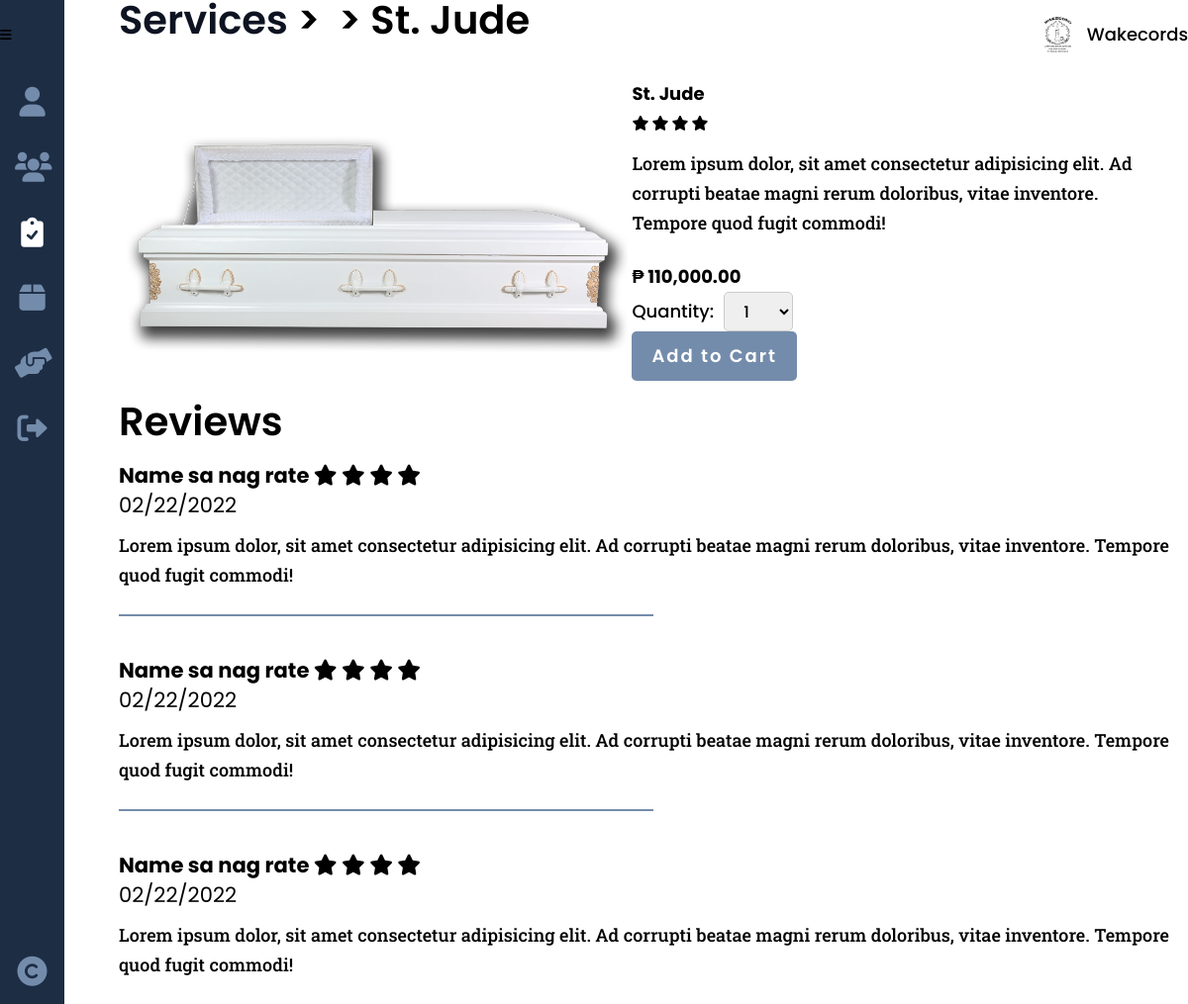
Screenshot of /funeral_tradition_this.php?service_id=1 with the database file from the repository.
### tables this page shows
CREATE TABLE `funeral` (
  `service_id` int(8) NOT NULL,
  `funeral_name` varchar(50) NOT NULL,
  `funeral_type` varchar(20) NOT NULL
);

CREATE TABLE `services` (
  `service_id` int(8) NOT NULL,
  `provider_id` int(8) NOT NULL,
  `service_type` varchar(20) NOT NULL,
  `service_name` varchar(50) NOT NULL,
  `service_desc` varchar(500) NOT NULL,
  `service_cost` decimal(9,2) NOT NULL,
  `service_qty` int(2) NOT NULL,
  `service_img` varchar(100) NOT NULL,
  `service_status` varchar(10) NOT NULL
);

### others/db.php (called while the page is built, shortened)
<?php
	class DB
	{
		static $hostname = "localhost";
		static $dbname = "wakecords";
		static $username  = "root";
		static $password = "";
		public static function query($sql, $params=array(), $transactType)
		{
			$rows = array();
			try
			{
				$db = new PDO("mysql:host=". self::$hostname ."; dbname=". self::$dbname,  self::$username,  self::$password);
				$db->setAttribute(PDO::ATTR_ERRMODE, PDO::ERRMODE_EXCEPTION);
				$cmd = $db->prepare($sql);
				$cmd->execute($params);
				if($transactType == "READ")
					$rows = $cmd->fetchAll();
				else
					$rows = $db->lastInsertId();
			}
			catch(PDOException $e)
			{
				echo $e->getMessage();
			}
			return $rows;
		}
	}

### funeral_tradition_this.php (the view, shortened to what this page needs)
<?php
	include("others/head.php");
?>
<body>
	<div class="container">
		<?php include("others/header.php"); ?>
		<div class="banner">
			<?php
			include("others/sidebar.php"); ?>
			<section class="banner-con">
				<div class="wrapper">
					<div class="banner-div">
						<?php
							$service = DB::query("SELECT * FROM services s JOIN funeral f ON s.service_id = f.service_id WHERE s.service_id=?", array($_GET['service_id']), "READ");
							$service = $service[0];
							echo "
							<h2><a href='funeral.php'>Services</a> <span>> <a href='funeral_tradition.php?service_name={$_SESSION['service_name']}'>{$_SESSION['service_name']}</a> > {$service['funeral_name']}</span></h2>
							";
						?>
						<div class="banner-cards trad">
							<?php
								echo "
								<img class='card-img' src='images/providers/".$service['service_type']."/".$service['provider_id']."/".$service['service_img']."'>
								<div class='card-div'>
									<div>
										<h3>".$service['funeral_name']."
											<span>
												<i class='fa-solid fa-star'></i>
												<i class='fa-solid fa-star'></i>
												<i class='fa-solid fa-star'></i>
												<i class='fa-solid fa-star'></i>
											</span>
										</h3>
										<p>
											".$service['service_desc']."
										</p>
										<div class='card-price trad'>₱ ".number_format($service['service_cost'], 2, '.', ',')."</div>
										<form method='post'>
											<div>
												<label for='cbomaxqty'>Quantity: </label>
												<select name='cbomaxqty' required>
								";
													for($i=1;$i<=$service['service_qty'];$i++)
														echo "<option value='".$i."'>".$i."</option>";
								echo"
												</select>
											</div>
											<button type='submit' name='btnadd' class='btn trad' onclick=\"return confirm('Are you sure you want to add this to cart?');\">Add to Cart</button>
										</form>
									</div>
								</div>
								";
							?>
						</div>
						<div class="banner-ratings">
							<h2>Reviews</h2>
							<div class="rate">
								<h3>Name sa nag rate
									<span>
										<i class="fa-solid fa-star"></i>
										<i class="fa-solid fa-star"></i>
										<i class="fa-solid fa-star"></i>
										<i class="fa-solid fa-star"></i>
									</span>
									<span>
										02/22/2022
									</span>
								</h3>
								<p>Lorem ipsum dolor, sit amet consectetur adipisicing elit. Ad corrupti beatae magni rerum doloribus, vitae inventore. Tempore quod fugit commodi!</p>
							</div>
							<div class="hr"></div>
							<div class="rate">
								<h3>Name sa nag rate
									<span>
										<i class="fa-solid fa-star"></i>
										<i class="fa-solid fa-star"></i>
										<i class="fa-solid fa-star"></i>
										<i class="fa-solid fa-star"></i>
									</span>
									<span>
										02/22/2022
									</span>
								</h3>
								<p>Lorem ipsum dolor, sit amet consectetur adipisicing elit. Ad corrupti beatae magni rerum doloribus, vitae inventore. Tempore quod fugit commodi!</p>
							</div>
							<div class="hr"></div>
							<div class="rate">
								<h3>Name sa nag rate
									<span>
										<i class="fa-solid fa-star"></i>
										<i class="fa-solid fa-star"></i>
										<i class="fa-solid fa-star"></i>
										<i class="fa-solid fa-star"></i>
									</span>
									<span>
										02/22/2022
									</span>
								</h3>
								<p>Lorem ipsum dolor, sit amet consectetur adipisicing elit. Ad corrupti beatae magni rerum doloribus, vitae inventore. Tempore quod fugit commodi!</p>
							</div>
						</div>
					</div>
				</div>
			</section>
		</div>
	</div>
<?php include("others/footer-js.php"); ?>

### css/style.css (style rules this page uses)
:root { --dark-blue:#0d1321; --light-blue:#1d2d44; --pale-blue:#3e5c76; --light-gray:#748cab; --peach:#f0ebd8; --header-height:70px; --red: hsl(0,100%,40%); --green: hsl(133, 75%, 30%); --blue: hsl(180, 75%, 40%); }
* { padding:0;margin:0;box-sizing:border-box;resize:none;outline:none;border:none;text-decoration:none;list-style:none; }
body { font:500 18px/30px Poppins,sans-serif; }
.wrapper { width:90%;margin:0 auto 0 120px;padding-bottom:var(--size-8); }
section, main { padding:100px 0;background:#fff; }
.hr { width:50%;height:2px;background:var(--light-gray);margin-bottom:40px; }
h1,h2 { line-height:100%;margin-bottom:40px;position:relative; }
h2 { margin-bottom:20px; }
h3 { margin-bottom:10px;position:relative; }
h2 { font-size:40px;font-weight:600; }
h2 a { display:inline-block;position:relative;color:var(--dark-blue); }
h2 a:after { content:"";position:absolute;width:100%;transform:scaleX(0);height:2px;bottom:0;left:0;background-color:var(--light-blue);transform-origin:bottom right;transition:transform 0.25s ease-out; }
p { font-family:Roboto Slab,serif;margin-bottom:25px; }
input, textarea, select { display:block;width:100%;height:50px;margin-bottom:15px;border-radius:5px;padding:0 15px;font:500 16px/30px Poppins,sans-serif;resize:none; }
select { border:1px solid #ccc; }
.btn { display:inline-block;width:fit-content;background:var(--light-gray);color:#fff;text-align:center;text-decoration:none;letter-spacing:2px;margin-right:25px;font:600 18px/20px Poppins,sans-serif;padding:15px 20px;border-radius:5px; }
.banner-con { width:100%;padding:0; }
.banner-div { height:100%;padding-top:var(--size-11);position:relative; }
.banner-div h2 span { font-size:var(--size-5); }
.banner-cards { display:flex;column-gap:var(--size-5);flex-wrap:wrap; }
.banner-cards.trad { margin-bottom:var(--size-5); }
.banner-cards img { width:100%; }
.banner-cards h3, .banner-cards p { padding-inline:var(--size-3); }
.banner-cards h3 span { display:block;font-size:15px;color:var(--yellow-6); }
.banner-cards.trad h3 { font-size:var(--size-7); }
.banner-cards.trad h3, .banner-cards.trad p { padding-inline:0; }
.banner-cards p { font-size:var(--size-3); }
.banner-cards .card-price { font-size:var(--size-5);font-weight:bold;margin-bottom:30px;width:100%;text-align:center; }
.banner-cards .card-price.trad { text-align:left;margin-bottom:var(--size-5); }
.banner-cards .btn { position:absolute;bottom:30px;left:1rem; }
.banner-cards .btn.trad { position:static;transform:none;left:0; }
.banner-cards .card-img { width:48%; }
.banner-cards .card-div { width:48%;display:flex;align-items:center; }
.card-div form div { display:flex;align-items:center;column-gap:10px;margin-bottom:var(--size-5); }
.card-div form div select { width:70px;height:40px;margin:0; }
.banner-ratings .rate h3 span:last-child, .list h3 span { display:block;font-weight:normal; }

### rows the page displays
funeral: service_id.service_img (picture), funeral_name "St. Jude", service_id.service_desc "Lorem ipsum dolor, sit amet consectetur adipisicing elit. Ad corrupti beatae magni rerum doloribus, vitae inventore. Tempore quod fugit commodi!", service_id.service_cost "110,000.00"

### other values shown
form field cbomaxqty "1"
